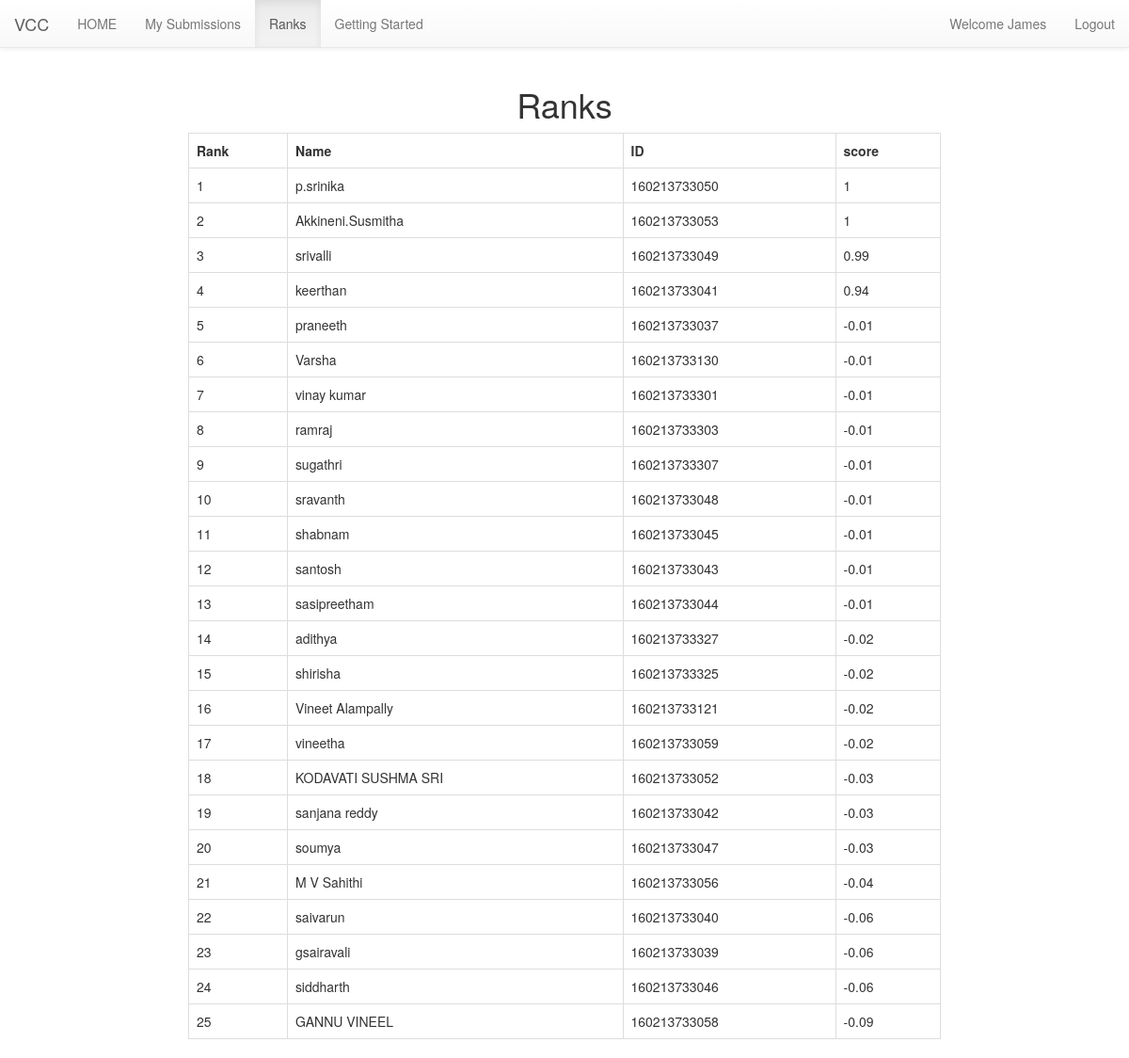
Page /vcc/rank.php (signed in) on the committed database.
### tables this page shows
CREATE TABLE IF NOT EXISTS `users` (
  `realname` varchar(30) NOT NULL,
  `uname` varchar(12) NOT NULL,
  `password` text NOT NULL,
  `salt` text NOT NULL,
  PRIMARY KEY (`uname`)
);

CREATE TABLE IF NOT EXISTS `scoreboard` (
  `uname` varchar(12) NOT NULL,
  `score` smallint(6) DEFAULT '0',
  PRIMARY KEY (`uname`)
);

### html/vcc/rank.php (the view, shortened to what this page needs)
<!DOCTYPE html>
<html>
<head>
	<link rel="stylesheet" href="css/style.css">
	<link rel="stylesheet" href="css/bm.css">
	<link rel="stylesheet" href="css/btm.css">
</head>
<body>
<nav class="navbar navbar-default navbar-static-top" role="navigation">
  <div class="container-fluid">
    <div class="navbar-header">
      <a class="navbar-brand" href="vcc.php">VCC</a>
    </div>
    <div class="collapse navbar-collapse" id="bs-example-navbar-collapse-1">
      <ul class="nav navbar-nav">
        <li ><a href="questions.php">HOME</a></li>
        <li ><a href="mysub.php">My Submissions</a></li>
        <li class="active"><a href="rank.php">Ranks</a></li>
        <li><a href="gs.php">Getting Started</a></li>
      </ul>
      <ul class="nav navbar-nav navbar-right">
      	<li><a href="#"> Welcome <?php echo $_SESSION['name']; ?></a></li>
        <li><a href="logout.php">Logout</a></li>
      </ul>
    </div>
  </div>
</nav>
	<div class="container">
		<div id="mycont">
			<h1 align="center">Ranks</h1>
			<?php
			include_once('connection.php');
			$stmt = $con->prepare("select realname,users.uname,score from users join scoreboard on users.uname=scoreboard.uname order by score desc");
			$stmt->execute();
			$i=1;
			$stmt->bind_result($name,$id,$score);
			echo "<table class=\"table table-bordered\">";
			echo "<tr> <th>Rank</th> <th>Name</th> <th>ID</th> <th>score</th> </tr>";
			while($stmt->fetch()) {
			echo "<tr> <td>$i</td> <td>$name</td> <td>$id</td> <td>".($score/100)."</td> </tr>";
			$i++;
			}
			echo "</table>";
			 ?>
		</div>
	</div>
</body>
</html>

### html/vcc/css/style.css (style rules this page uses)
#mycont { width: 800px; margin: 0px auto; }

### html/vcc/css/btm.css (style rules this page uses)
.navbar-default { background-image:-webkit-linear-gradient(top,#fff 0,#f8f8f8 100%);background-image:-o-linear-gradient(top,#fff 0,#f8f8f8 100%);background-image:-webkit-gradient(linear,left top,left bottom,from(#fff),to(#f8f8f8));background-image:linear-gradient(to bottom,#fff 0,#f8f8f8 100%);filter:progid:DXImageTransform.Microsoft.gradient(startColorstr='#ffffffff', endColorstr='#fff8f8f8', GradientType=0);filter:progid:DXImageTransform.Microsoft.gradient(enabled=false);background-repeat:repeat-x;border-radius:4px;-webkit-box-shadow:inset 0 1px 0 rgba(255,255,255,.15),0 1px 5px rgba(0,0,0,.075);box-shadow:inset 0 1px 0 rgba(255,255,255,.15),0 1px 5px rgba(0,0,0,.075) }
.navbar-default .navbar-nav>.active>a { background-image:-webkit-linear-gradient(top,#ebebeb 0,#f3f3f3 100%);background-image:-o-linear-gradient(top,#ebebeb 0,#f3f3f3 100%);background-image:-webkit-gradient(linear,left top,left bottom,from(#ebebeb),to(#f3f3f3));background-image:linear-gradient(to bottom,#ebebeb 0,#f3f3f3 100%);filter:progid:DXImageTransform.Microsoft.gradient(startColorstr='#ffebebeb', endColorstr='#fff3f3f3', GradientType=0);background-repeat:repeat-x;-webkit-box-shadow:inset 0 3px 9px rgba(0,0,0,.075);box-shadow:inset 0 3px 9px rgba(0,0,0,.075) }
.navbar-brand,.navbar-nav>li>a { text-shadow:0 1px 0 rgba(255,255,255,.25) }
.navbar-static-top,.navbar-fixed-top,.navbar-fixed-bottom { border-radius:0 }

### rows in the picture
users: realname "p.srinika", uname "160213733050", scoreboard.score "1"
users: realname "Akkineni.Susmitha", uname "160213733053", scoreboard.score "1"
users: realname "srivalli", uname "160213733049", scoreboard.score "0.99"
users: realname "keerthan", uname "160213733041", scoreboard.score "0.94"
users: realname "praneeth", uname "160213733037", scoreboard.score "-0.01"
users: realname "Varsha", uname "160213733130", scoreboard.score "-0.01"
users: realname "vinay kumar", uname "160213733301", scoreboard.score "-0.01"
users: realname "ramraj", uname "160213733303", scoreboard.score "-0.01"
users: realname "sugathri", uname "160213733307", scoreboard.score "-0.01"
users: realname "sravanth", uname "160213733048", scoreboard.score "-0.01"
users: realname "shabnam", uname "160213733045", scoreboard.score "-0.01"
users: realname "santosh", uname "160213733043", scoreboard.score "-0.01"
users: realname "sasipreetham", uname "160213733044", scoreboard.score "-0.01"
users: realname "adithya", uname "160213733327", scoreboard.score "-0.02"
users: realname "shirisha", uname "160213733325", scoreboard.score "-0.02"
users: realname "Vineet Alampally", uname "160213733121", scoreboard.score "-0.02"
users: realname "vineetha", uname "160213733059", scoreboard.score "-0.02"
users: realname "KODAVATI SUSHMA SRI", uname "160213733052", scoreboard.score "-0.03"
users: realname "sanjana reddy", uname "160213733042", scoreboard.score "-0.03"
users: realname "soumya", uname "160213733047", scoreboard.score "-0.03"
users: realname "M V Sahithi", uname "160213733056", scoreboard.score "-0.04"
users: realname "saivarun", uname "160213733040", scoreboard.score "-0.06"
users: realname "gsairavali", uname "160213733039", scoreboard.score "-0.06"
users: realname "siddharth", uname "160213733046", scoreboard.score "-0.06"
users: realname "GANNU VINEEL", uname "160213733058", scoreboard.score "-0.09"

### other values in the picture
$_SESSION['name'] "James"
